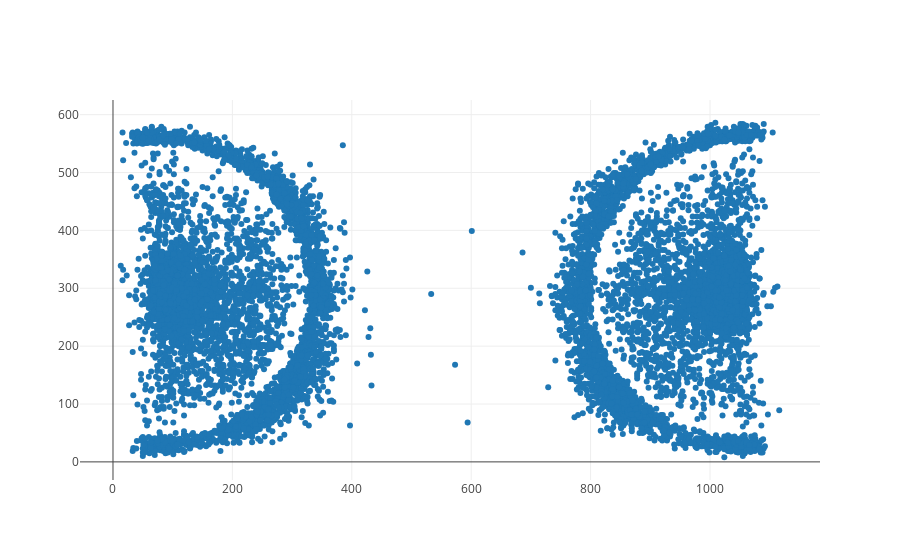

Notebook cell for this chart:
### Code cell
x_axis = []
y_axis = []

for shot in shots.collect():
    x_axis.append(shot['event_coord_x'])
    y_axis.append(shot['event_coord_y'])
    
shot_data = [go.Scatter(x=x_axis, y=y_axis, mode="markers")]


shots_fig = go.Figure(data=shot_data)

iplot(shots_fig, config={'displaylogo': False})

### Figure 1 — Plotly figure (JSON) as saved in the notebook; plotly's stock layout.template omitted (floating-point values rounded to 4 significant figures; data arrays with more than 128 entries replaced by an {"elided": "..."} marker saying what was removed)
{"data": [{"mode": "markers", "type": "scatter", "uid": "be9cfe6c-9c07-416d-b1ff-1235834c6d6a", "x": {"elided": "12625 int values"}, "y": {"elided": "12625 int values"}}], "layout": {}}
